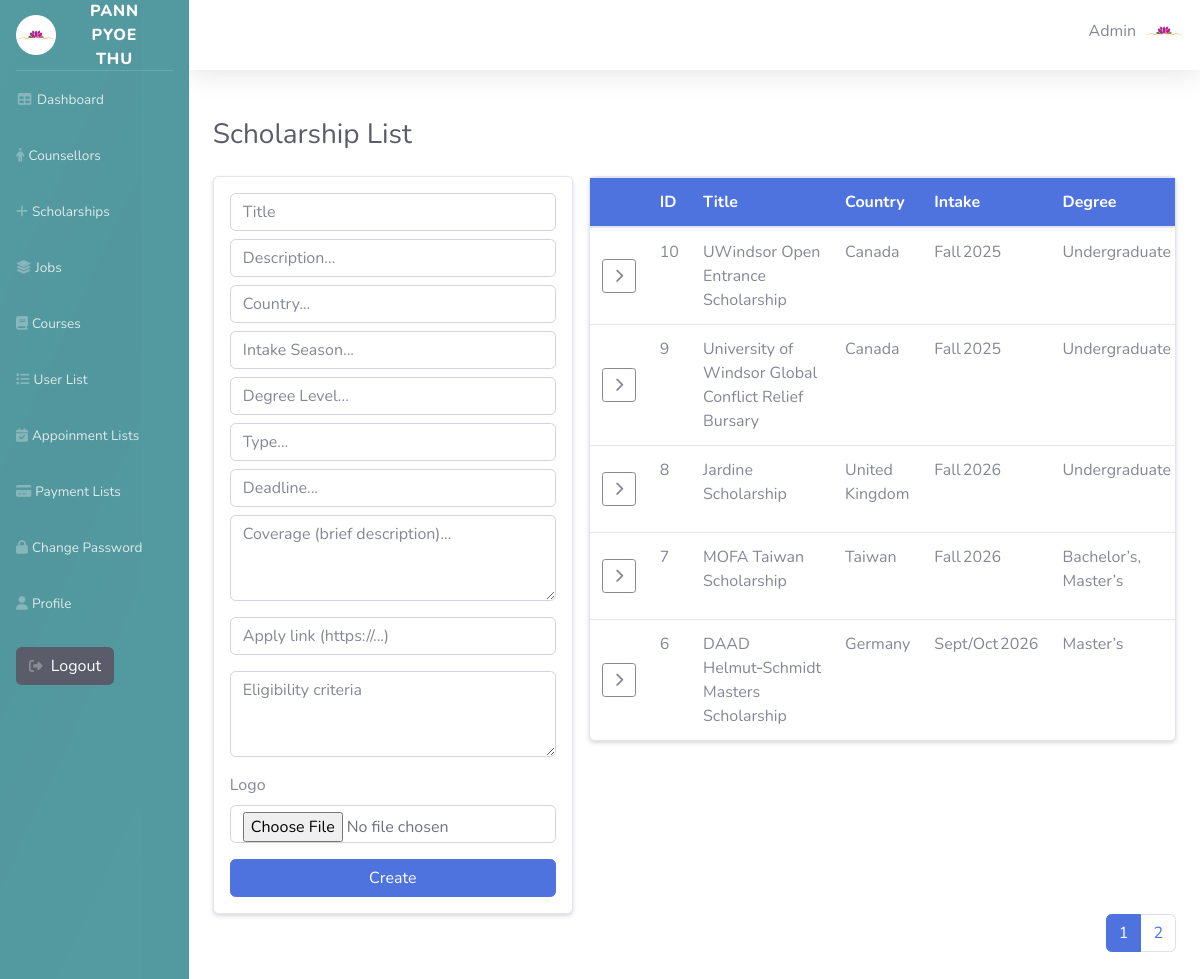
/Admin/Scholarships/list.php (signed in), run on the app's committed database.
### tables this page shows
CREATE TABLE `user_tbl` (
  `user_id` int(11) NOT NULL,
  `course_id` int(11) DEFAULT NULL,
  `job_id` int(11) DEFAULT NULL,
  `user_name` varchar(50) DEFAULT NULL,
  `email` varchar(30) NOT NULL,
  `password_hash` varchar(100) NOT NULL,
  `role` varchar(15) NOT NULL DEFAULT 'user',
  `phone` varchar(20) DEFAULT NULL,
  `profile_path` varchar(255) DEFAULT NULL
);

CREATE TABLE `scholarship_tbl` (
  `scholarship_id` int(11) NOT NULL,
  `title` varchar(100) NOT NULL,
  `description` text DEFAULT NULL,
  `logo_url` varchar(255) DEFAULT NULL,
  `coverage` text DEFAULT NULL,
  `country` varchar(50) NOT NULL,
  `apply_link` varchar(255) DEFAULT NULL,
  `deadline` varchar(100) DEFAULT NULL,
  `intake_season` varchar(50) DEFAULT NULL,
  `degree_level` varchar(50) DEFAULT NULL,
  `type` varchar(50) DEFAULT NULL,
  `eligibility` text DEFAULT NULL
);

### Admin/Scholarships/list.php (the view, shortened to what this page needs)
<?php
    include '../database/db_connection.php';
    $limit      = 5;
    $page       = max(1, (int) ($_GET['page'] ?? 1));
    $offset     = ($page - 1) * $limit;
    $totalRes   = $conn->query("SELECT COUNT(*) AS cnt FROM Scholarship_tbl");
    $total      = $totalRes->fetch_assoc()['cnt'];
    $totalPages = (int) ceil($total / $limit);
    $stmt = $conn->prepare("
    SELECT
      scholarship_id,
      title,
      description,
      logo_url,
      country,
      intake_season,
      degree_level,
      `type`,
      deadline,
      coverage,
      apply_link,
      eligibility
    FROM Scholarship_tbl
    ORDER BY scholarship_id DESC
    LIMIT ? OFFSET ?
");
    $stmt->bind_param("ii", $limit, $offset);
    $stmt->execute();
    $list = $stmt->get_result();
?>
    <div class="container-fluid py-4">
                    <div class="d-sm-flex align-items-center justify-content-between mb-4">
                        <h1 class="h3 mb-0 text-gray-800">Scholarship List</h1>
                    </div>
                        <div class="no-wrap-row">
                          <div class="form-col">
                            <div class="card form-card shadow-sm">
                              <div class="card-body p-3">
                                      <form method="post" action="list.php" enctype="multipart/form-data">
                                        <div class="mb-2">
                                          <input type="text" name="title" class="form-control" placeholder="Title" required>
                                        </div>
                                        <div class="mb-2">
                                          <input type="text" name="description" rows="2" class="form-control" placeholder="Description..." required>
                                        </div>
                                        <div class="mb-2">
                                          <input type="text" name="country" class="form-control" placeholder="Country..." required>
                                        </div>
                                        <div class="mb-2">
                                          <input type="text" name="intake_season" class="form-control" placeholder="Intake Season..." required>
                                        </div>
                                        <div class="mb-2">
                                          <input type="text" name="degree_level" class="form-control" placeholder="Degree Level...">
                                        </div>
                                        <div class="mb-2">
                                          <input type="text" name="type" class="form-control" placeholder="Type...">
                                        </div>
                                        <div class="mb-2">
                                          <input type="text" name="deadline" class="form-control" placeholder="Deadline...">
                                        </div>
                                        <div class="mb-3">
                                          <textarea name="coverage"
                                                    class="form-control"
                                                    rows="3"
                                                    placeholder="Coverage (brief description)..."></textarea>
                                        </div>
                                        <div class="mb-3">
                                          <input type="url" name="apply_link" class="form-control"
                                                placeholder="Apply link (https://...)">
                                        </div>
                                        <div class="mb-3">
                                          <textarea name="eligibility"
                                                    class="form-control"
                                                    rows="3"
                                                    placeholder="Eligibility criteria"></textarea>
                                        </div>
                                        <div class="mb-3">
                                          <label>Logo</label>
                                          <input type="file" name="image" accept="image/*" class="form-control">
                                        </div>
                                        <button type="submit" name="create" class="btn btn-primary w-100">Create</button>
                                      </form>
                                    </div>
                                </div>
                            </div>
        <div class="table-col">
          <div class="card shadow-sm">
            <div class="card-body p-0">
              <div class="table-responsive">
                <table class="table table-hover mb-0">
                  <thead class="bg-primary text-white">
                      <tr>
                        <th style="width:40px"></th>
                        <th>ID</th>
                        <th>Title</th>
                        <th>Country</th>
                        <th>Intake</th>
                        <th>Degree</th>
                      </tr>
                    </thead>
                    <tbody>
                      <?php while ($r = $list->fetch_assoc()): ?>
                <tr class="main-row" data-id="<?= $r['scholarship_id'] ?>">
                       <td class="text-center align-middle">
                        <button type="button" class="btn btn-sm btn-outline-secondary toggle-btn" aria-expanded="false" title="Show details">
                            <i class="fa-solid fa-chevron-right"></i>
                        </button>
                    </td>
                        <td><?= $r['scholarship_id'] ?></td>
                        <td><?= htmlspecialchars($r['title']) ?></td>
                        <td><?= htmlspecialchars($r['country']) ?></td>
                        <td><?= htmlspecialchars($r['intake_season']) ?></td>
                        <td><?= htmlspecialchars($r['degree_level']) ?></td>
                      </tr>
      <?php endwhile; ?>
    </tbody>
  </table>
</div>
          </div>
        </div>
      </div>
    </div>
             <nav>
                                    <ul class="pagination justify-content-end">
                                    <?php for ($p = 1; $p <= $totalPages; $p++): ?>
                                        <li class="page-item <?php echo $p === $page ? 'active' : ''?>">
                                        <a class="page-link" href="?page=<?php echo $p?>"><?php echo $p?></a>
                                        </li>
                                    <?php endfor; ?>
                                    </ul>
                                </nav>
    </div>
                                </div>
                            </div>
                            </div>
<?php
    $content = ob_get_clean();
    require '../layouts/master.php';
?>

### Admin/layouts/master.php (shortened to what this page needs)
<?php
require '../database/db_connection.php';
$user_id = $_SESSION['user_id'] ?? null;
if ($user_id) {
    $stmt = $conn->prepare("SELECT * FROM user_tbl WHERE user_id = ?");
    $stmt->bind_param("i", $user_id);
    $stmt->execute();
    $result = $stmt->get_result();
    $user = $result->fetch_assoc();
} else {
    $user = null;
}
?>
<!DOCTYPE html>
<html lang="en">
<head>
    <link rel="stylesheet" href="https://cdnjs.cloudflare.com/ajax/libs/font-awesome/6.5.2/css/all.min.css"
 />
    <link href="../css/sb-admin-2.min.css" rel="stylesheet">
</head>
<body id="page-top">
    <div id="wrapper">
        <ul style="background-color: rgb(83, 153, 160);" class="navbar-nav sidebar sidebar-dark accordion" id="accordionSidebar">
            <a class="sidebar-brand d-flex align-items-center justify-content-center" href="index.html">
                <div class="sidebar-brand-icon ">
                     <img src="../../HomePimg/Logo.ico" style="width: 40px" alt="">
                </div>
                <div class="sidebar-brand-text mx-3">Pann Pyoe Thu</div>
            </a>
            <hr class="sidebar-divider my-0">
            <li class="nav-item">
                <a class="nav-link" href="../dashboard/main.php"><i class="fas fa-fw fa-table"></i><span>Dashboard </span></a>
            </li>
            <li class="nav-item">
                <a class="nav-link" href="../Counsellor/list.php"><i class="fa-solid fa-person"></i><span>Counsellors </span></a>
            </li>
            <li class="nav-item">
                <a class="nav-link" href="../Scholarships/list.php"><i class="fa-solid fa-plus"></i></i><span>Scholarships </span></a>
            </li>
            <li class="nav-item">
                <a class="nav-link" href="../Jobs/list.php"><i class="fa-solid fa-layer-group"></i><span>Jobs</span></a>
            </li>
            <li class="nav-item">
                <a class="nav-link" href="../Courses/list.php"><i class="fa-solid fa-book"></i><span>Courses </span></a>
            </li>
            <li class="nav-item">
                <a class="nav-link" href="../Users/userlist.php"><i class="fa-solid fa-list"></i><span>User List</span></a>
            </li>
            <li class="nav-item">
                <a class="nav-link" href="../Appointment_lists/appoinment.php"><i class="fa-solid fa-calendar-check"></i><span>Appoinment Lists </span></a>
            </li>
                      <li class="nav-item">
                <a class="nav-link" href="../Payment/list.php"><i class="fa-solid fa-credit-card"></i><span>Payment Lists </span></a>
            </li>
            <li class="nav-item">
                <a class="nav-link" href="../changepassword/changepassword.php"><i class="fa-solid fa-lock"></i></i></i><span>Change Password </span></a>
            </li>
            <li class="nav-item">
                <a class="nav-link" href="../changepassword/profile.php"><i class="fa-solid fa-user"></i><span>Profile </span></a>
            </li>
            <li class="nav-item">
                <form action="../logout.php" method="post">
                    <span class="nav-link">
                        <button type="submit" class="btn bg-dark text-white"><i
                                class="fa-solid fa-right-from-bracket"></i> Logout</button>
                    </span>
                </form>
            </li>
        </ul>
        <div id="content-wrapper" class="d-flex flex-column">
            <div id="content" style="background-color: white">
                <nav class="navbar navbar-expand navbar-light bg-white topbar mb-4 static-top shadow">
                    <ul class="navbar-nav ml-auto">
                       <?php if (!empty($user) && is_array($user)): ?>
                            <p class="mt-2 mr-2" ><?php echo htmlspecialchars($user['user_name']); ?></p>
                        <?php else: ?>
                            <p class="mt-2 mr-2">Guest</p>
                        <?php endif; ?>
                     <?php if ($user['profile_path']): ?>
                        <img src="../../<?php echo htmlspecialchars($user['profile_path']) ?>" alt="Profile"  style="width:40px; height:40px; object-fit:cover;" class="rounded-circle">
                        <?php else: ?>
                        <img src="../uploads/1000_F_64675209_7ve2XQANuzuHjMZXP3aIYIpsDKEbF5dD.jpg" alt="Profile"  style="width:40px; height:40px; object-fit:cover;" class="rounded-circle">
                        <?php endif; ?>
                    </ul>
                </nav>
                    <?= $content ?>
</body>
</html>

### Admin/layouts/master.php (style rules this page uses)
#accordionSidebar { position: relative; overflow: hidden; -webkit-font-smoothing: antialiased; }
#accordionSidebar::before { content: ""; position: absolute; inset: 0; pointer-events: none; background: linear-gradient(115deg, rgba(255,255,255,0.02) 0%, rgba(255,255,255,0.00) 20%, rgba(0,0,0,0.02) 50%, rgba(255,255,255,0.00) 80%, rgba(255,255,255,0.02) 100%); transform: translateX(-25%); mix-blend-mode: overlay; animation: sidebar-sheen 8s linear infinite; transition: opacity .3s ease; }
#accordionSidebar .nav-link { position: relative; overflow: hidden; transition: transform .18s ease, box-shadow .18s ease, background-color .18s ease; border-radius: 6px; }
#accordionSidebar .nav-link::after { content: ""; position: absolute; left: -10%; top: 0; height: 100%; width: 0%; pointer-events: none; background: linear-gradient(90deg, rgba(255,255,255,0.06) 0%, rgba(255,255,255,0.02) 40%, rgba(255,255,255,0.01) 60%, rgba(255,255,255,0.04) 100%); transition: width .36s cubic-bezier(.2,.9,.2,1), left .36s cubic-bezier(.2,.9,.2,1); mix-blend-mode: screen; }
#accordionSidebar .nav-item i { transition: color .25s ease, text-shadow .25s ease, transform .25s ease; }
.topbar { position: relative; overflow: hidden; }
.topbar::before { content: ""; position: absolute; inset: 0; pointer-events: none; background: linear-gradient(90deg, rgba(0,0,0,0.02), rgba(255,255,255,0.03), rgba(0,0,0,0.02)); transform: translateX(-15%); mix-blend-mode: overlay; animation: topbar-sheen 12s linear infinite; }

### Admin/Scholarships/list.php (style rules this page uses)
.no-wrap-row { display: flex; flex-wrap: nowrap; gap: 1rem; align-items: flex-start; }
.form-col { flex: 0 0 360px; max-width: 440px; min-width: 260px; }
.table-col { flex: 1 1 0; min-width: 0; }
.table-col .table-responsive { overflow-x: auto; }
.card.form-card { height: 100%; }
.table thead th { white-space: nowrap; }
.toggle-btn { width: 34px; height: 34px; padding: 6px; }

### data on the page
user_tbl: user_name "Admin", profile_path (picture)
scholarship_tbl: scholarship_id "10", title "UWindsor Open Entrance Scholarship", country "Canada", intake_season "Fall 2025", degree_level "Undergraduate"
scholarship_tbl: scholarship_id "9", title "University of Windsor Global Conflict Relief Bursary", country "Canada", intake_season "Fall 2025", degree_level "Undergraduate"
scholarship_tbl: scholarship_id "8", title "Jardine Scholarship", country "United Kingdom", intake_season "Fall 2026", degree_level "Undergraduate"
scholarship_tbl: scholarship_id "7", title "MOFA Taiwan Scholarship", country "Taiwan", intake_season "Fall 2026", degree_level "Bachelor’s, Master’s"
scholarship_tbl: scholarship_id "6", title "DAAD Helmut‑Schmidt Masters Scholarship", country "Germany", intake_season "Sept/Oct 2026", degree_level "Master’s"
